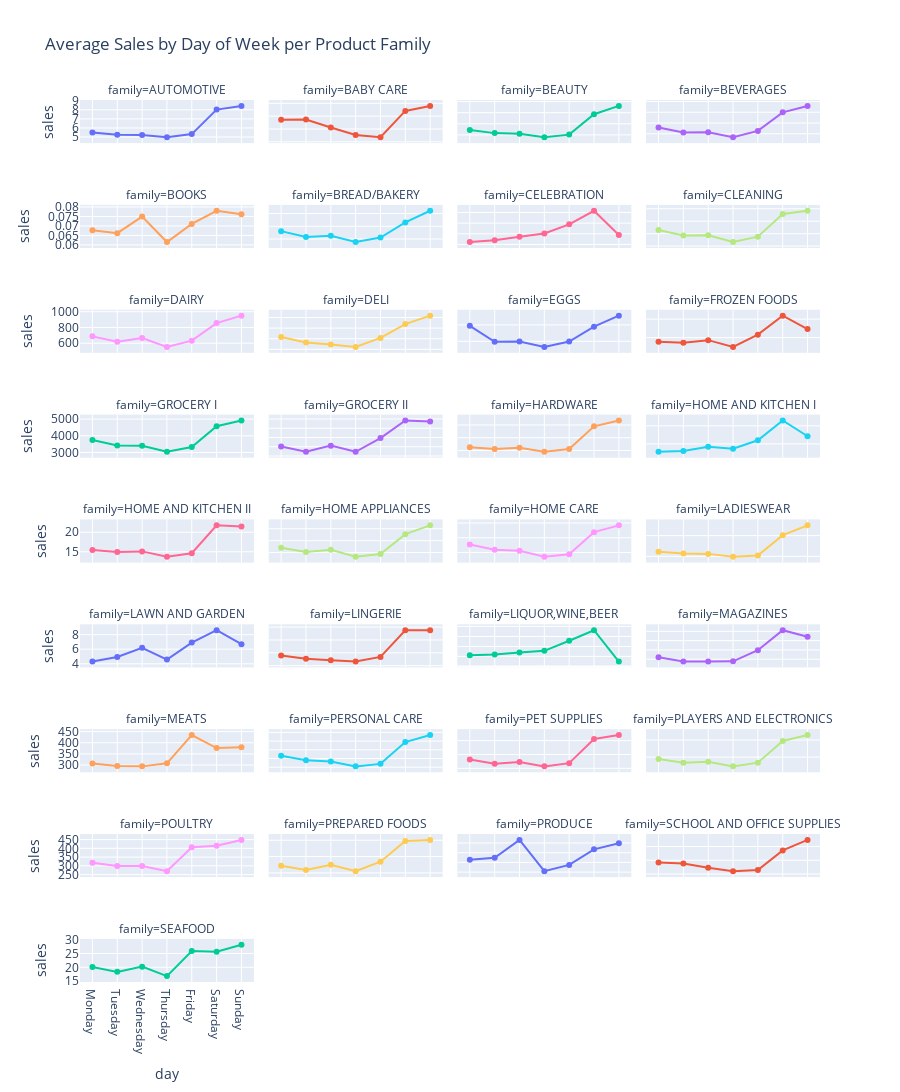

The cell this chart's notebook holds for it:
### Code cell
avg_sales_by_weekday = avg_sales_by_weekday.sort_values('day_nbr')
fig = px.line(
    avg_sales_by_weekday,
    x='day',
    y='sales',
    color='family',
    facet_col='family',
    facet_col_wrap=4,
    markers=True,
    category_orders={"day": [
        "Monday", "Tuesday", "Wednesday", "Thursday", "Friday", "Saturday", "Sunday"
    ]},
    title='Average Sales by Day of Week per Product Family'
)

fig.update_yaxes(matches=None)
fig.update_layout(height=2000,showlegend=False)

# fig.update_layout(
#     xaxis_title='Day of Week',
#     yaxis_title='Average Sales',
#     legend_title='Family',
#     width=1000,
#     height=600
# )

fig.show()

### Figure 1 — Plotly figure (JSON) as saved in the notebook; plotly's stock layout.template omitted (floating-point values rounded to 4 significant figures)
{"data": [{"hovertemplate": "family=AUTOMOTIVE<br>day=%{x}<br>sales=%{y}<extra></extra>", "legendgroup": "AUTOMOTIVE", "line": {"color": "#636efa", "dash": "solid"}, "marker": {"symbol": "circle"}, "mode": "lines+markers", "name": "AUTOMOTIVE", "orientation": "v", "showlegend": true, "type": "scatter", "x": ["Monday", "Tuesday", "Wednesday", "Thursday", "Friday", "Saturday", "Sunday"], "xaxis": "x33", "y": [5.487, 5.243, 5.221, 4.979, 5.321, 8.027, 8.432], "yaxis": "y33"}, {"hovertemplate": "family=BABY CARE<br>day=%{x}<br>sales=%{y}<extra></extra>", "legendgroup": "BABY CARE", "line": {"color": "#EF553B", "dash": "solid"}, "marker": {"symbol": "circle"}, "mode": "lines+markers", "name": "BABY CARE", "orientation": "v", "showlegend": true, "type": "scatter", "x": ["Monday", "Tuesday", "Wednesday", "Thursday", "Friday", "Saturday", "Sunday"], "xaxis": "x34", "y": [0.1143, 0.1148, 0.1024, 0.09066, 0.08719, 0.1282, 0.136], "yaxis": "y34"}, {"hovertemplate": "family=BEAUTY<br>day=%{x}<br>sales=%{y}<extra></extra>", "legendgroup": "BEAUTY", "line": {"color": "#00cc96", "dash": "solid"}, "marker": {"symbol": "circle"}, "mode": "lines+markers", "name": "BEAUTY", "orientation": "v", "showlegend": true, "type": "scatter", "x": ["Monday", "Tuesday", "Wednesday", "Thursday", "Friday", "Saturday", "Sunday"], "xaxis": "x35", "y": [3.452, 3.161, 3.106, 2.792, 3.026, 4.864, 5.61], "yaxis": "y35"}, {"hovertemplate": "family=BEVERAGES<br>day=%{x}<br>sales=%{y}<extra></extra>", "legendgroup": "BEVERAGES", "line": {"color": "#ab63fa", "dash": "solid"}, "marker": {"symbol": "circle"}, "mode": "lines+markers", "name": "BEVERAGES", "orientation": "v", "showlegend": true, "type": "scatter", "x": ["Monday", "Tuesday", "Wednesday", "Thursday", "Friday", "Saturday", "Sunday"], "xaxis": "x36", "y": [2294.0, 2065.0, 2072.0, 1842.0, 2136.0, 2996.0, 3296.0], "yaxis": "y36"}, {"hovertemplate": "family=BOOKS<br>day=%{x}<br>sales=%{y}<extra></extra>", "legendgroup": "BOOKS", "line": {"color": "#FFA15A", "dash": "solid"}, "marker": {"symbol": "circle"}, "mode": "lines+markers", "name": "BOOKS", "orientation": "v", "showlegend": true, "type": "scatter", "x": ["Monday", "Tuesday", "Wednesday", "Thursday", "Friday", "Saturday", "Sunday"], "xaxis": "x29", "y": [0.06777, 0.06619, 0.07492, 0.0615, 0.07106, 0.07799, 0.07616], "yaxis": "y29"}, {"hovertemplate": "family=BREAD/BAKERY<br>day=%{x}<br>sales=%{y}<extra></extra>", "legendgroup": "BREAD/BAKERY", "line": {"color": "#19d3f3", "dash": "solid"}, "marker": {"symbol": "circle"}, "mode": "lines+markers", "name": "BREAD/BAKERY", "orientation": "v", "showlegend": true, "type": "scatter", "x": ["Monday", "Tuesday", "Wednesday", "Thursday", "Friday", "Saturday", "Sunday"], "xaxis": "x30", "y": [461.9, 416.1, 425.1, 376.2, 412.1, 530.4, 621.8], "yaxis": "y30"}, {"hovertemplate": "family=CELEBRATION<br>day=%{x}<br>sales=%{y}<extra></extra>", "legendgroup": "CELEBRATION", "line": {"color": "#FF6692", "dash": "solid"}, "marker": {"symbol": "circle"}, "mode": "lines+markers", "name": "CELEBRATION", "orientation": "v", "showlegend": true, "type": "scatter", "x": ["Monday", "Tuesday", "Wednesday", "Thursday", "Friday", "Saturday", "Sunday"], "xaxis": "x31", "y": [6.444, 6.784, 7.431, 8.065, 9.776, 12.33, 7.772], "yaxis": "y31"}, {"hovertemplate": "family=CLEANING<br>day=%{x}<br>sales=%{y}<extra></extra>", "legendgroup": "CLEANING", "line": {"color": "#B6E880", "dash": "solid"}, "marker": {"symbol": "circle"}, "mode": "lines+markers", "name": "CLEANING", "orientation": "v", "showlegend": true, "type": "scatter", "x": ["Monday", "Tuesday", "Wednesday", "Thursday", "Friday", "Saturday", "Sunday"], "xaxis": "x32", "y": [1059.0, 969.9, 974.1, 865.5, 952.7, 1318.0, 1368.0], "yaxis": "y32"}, {"hovertemplate": "family=DAIRY<br>day=%{x}<br>sales=%{y}<extra></extra>", "legendgroup": "DAIRY", "line": {"color": "#FF97FF", "dash": "solid"}, "marker": {"symbol": "circle"}, "mode": "lines+markers", "name": "DAIRY", "orientation": "v", "showlegend": true, "type": "scatter", "x": ["Monday", "Tuesday", "Wednesday", "Thursday", "Friday", "Saturday", "Sunday"], "xaxis": "x25", "y": [687.2, 620.4, 665.3, 553.0, 632.8, 855.2, 950.4], "yaxis": "y25"}, {"hovertemplate": "family=DELI<br>day=%{x}<br>sales=%{y}<extra></extra>", "legendgroup": "DELI", "line": {"color": "#FECB52", "dash": "solid"}, "marker": {"symbol": "circle"}, "mode": "lines+markers", "name": "DELI", "orientation": "v", "showlegend": true, "type": "scatter", "x": ["Monday", "Tuesday", "Wednesday", "Thursday", "Friday", "Saturday", "Sunday"], "xaxis": "x26", "y": [258.1, 232.6, 222.4, 211.3, 253.9, 318.9, 358.8], "yaxis": "y26"}, {"hovertemplate": "family=EGGS<br>day=%{x}<br>sales=%{y}<extra></extra>", "legendgroup": "EGGS", "line": {"color": "#636efa", "dash": "solid"}, "marker": {"symbol": "circle"}, "mode": "lines+markers", "name": "EGGS", "orientation": "v", "showlegend": true, "type": "scatter", "x": ["Monday", "Tuesday", "Wednesday", "Thursday", "Friday", "Saturday", "Sunday"], "xaxis": "x27", "y": [197.1, 148.4, 149.2, 132.9, 149.2, 194.7, 228.3], "yaxis": "y27"}, {"hovertemplate": "family=FROZEN FOODS<br>day=%{x}<br>sales=%{y}<extra></extra>", "legendgroup": "FROZEN FOODS", "line": {"color": "#EF553B", "dash": "solid"}, "marker": {"symbol": "circle"}, "mode": "lines+markers", "name": "FROZEN FOODS", "orientation": "v", "showlegend": true, "type": "scatter", "x": ["Monday", "Tuesday", "Wednesday", "Thursday", "Friday", "Saturday", "Sunday"], "xaxis": "x28", "y": [139.1, 135.9, 143.1, 124.8, 158.0, 209.5, 173.0], "yaxis": "y28"}, {"hovertemplate": "family=GROCERY I<br>day=%{x}<br>sales=%{y}<extra></extra>", "legendgroup": "GROCERY I", "line": {"color": "#00cc96", "dash": "solid"}, "marker": {"symbol": "circle"}, "mode": "lines+markers", "name": "GROCERY I", "orientation": "v", "showlegend": true, "type": "scatter", "x": ["Monday", "Tuesday", "Wednesday", "Thursday", "Friday", "Saturday", "Sunday"], "xaxis": "x21", "y": [3750.0, 3415.0, 3406.0, 3042.0, 3328.0, 4578.0, 4920.0], "yaxis": "y21"}, {"hovertemplate": "family=GROCERY II<br>day=%{x}<br>sales=%{y}<extra></extra>", "legendgroup": "GROCERY II", "line": {"color": "#ab63fa", "dash": "solid"}, "marker": {"symbol": "circle"}, "mode": "lines+markers", "name": "GROCERY II", "orientation": "v", "showlegend": true, "type": "scatter", "x": ["Monday", "Tuesday", "Wednesday", "Thursday", "Friday", "Saturday", "Sunday"], "xaxis": "x22", "y": [20.03, 18.93, 20.24, 18.9, 21.87, 25.68, 25.45], "yaxis": "y22"}, {"hovertemplate": "family=HARDWARE<br>day=%{x}<br>sales=%{y}<extra></extra>", "legendgroup": "HARDWARE", "line": {"color": "#FFA15A", "dash": "solid"}, "marker": {"symbol": "circle"}, "mode": "lines+markers", "name": "HARDWARE", "orientation": "v", "showlegend": true, "type": "scatter", "x": ["Monday", "Tuesday", "Wednesday", "Thursday", "Friday", "Saturday", "Sunday"], "xaxis": "x23", "y": [1.049, 1.023, 1.043, 0.9787, 1.023, 1.379, 1.47], "yaxis": "y23"}, {"hovertemplate": "family=HOME AND KITCHEN I<br>day=%{x}<br>sales=%{y}<extra></extra>", "legendgroup": "HOME AND KITCHEN I", "line": {"color": "#19d3f3", "dash": "solid"}, "marker": {"symbol": "circle"}, "mode": "lines+markers", "name": "HOME AND KITCHEN I", "orientation": "v", "showlegend": true, "type": "scatter", "x": ["Monday", "Tuesday", "Wednesday", "Thursday", "Friday", "Saturday", "Sunday"], "xaxis": "x24", "y": [17.82, 18.03, 19.2, 18.65, 21.01, 26.48, 22.12], "yaxis": "y24"}, {"hovertemplate": "family=HOME AND KITCHEN II<br>day=%{x}<br>sales=%{y}<extra></extra>", "legendgroup": "HOME AND KITCHEN II", "line": {"color": "#FF6692", "dash": "solid"}, "marker": {"symbol": "circle"}, "mode": "lines+markers", "name": "HOME AND KITCHEN II", "orientation": "v", "showlegend": true, "type": "scatter", "x": ["Monday", "Tuesday", "Wednesday", "Thursday", "Friday", "Saturday", "Sunday"], "xaxis": "x17", "y": [15.45, 14.91, 15.1, 13.75, 14.62, 21.77, 21.45], "yaxis": "y17"}, {"hovertemplate": "family=HOME APPLIANCES<br>day=%{x}<br>sales=%{y}<extra></extra>", "legendgroup": "HOME APPLIANCES", "line": {"color": "#B6E880", "dash": "solid"}, "marker": {"symbol": "circle"}, "mode": "lines+markers", "name": "HOME APPLIANCES", "orientation": "v", "showlegend": true, "type": "scatter", "x": ["Monday", "Tuesday", "Wednesday", "Thursday", "Friday", "Saturday", "Sunday"], "xaxis": "x18", "y": [0.4398, 0.4043, 0.4227, 0.3655, 0.3872, 0.5543, 0.6285], "yaxis": "y18"}, {"hovertemplate": "family=HOME CARE<br>day=%{x}<br>sales=%{y}<extra></extra>", "legendgroup": "HOME CARE", "line": {"color": "#FF97FF", "dash": "solid"}, "marker": {"symbol": "circle"}, "mode": "lines+markers", "name": "HOME CARE", "orientation": "v", "showlegend": true, "type": "scatter", "x": ["Monday", "Tuesday", "Wednesday", "Thursday", "Friday", "Saturday", "Sunday"], "xaxis": "x19", "y": [177.2, 159.7, 155.6, 135.8, 143.9, 219.0, 242.2], "yaxis": "y19"}, {"hovertemplate": "family=LADIESWEAR<br>day=%{x}<br>sales=%{y}<extra></extra>", "legendgroup": "LADIESWEAR", "line": {"color": "#FECB52", "dash": "solid"}, "marker": {"symbol": "circle"}, "mode": "lines+markers", "name": "LADIESWEAR", "orientation": "v", "showlegend": true, "type": "scatter", "x": ["Monday", "Tuesday", "Wednesday", "Thursday", "Friday", "Saturday", "Sunday"], "xaxis": "x20", "y": [6.127, 5.685, 5.599, 4.931, 5.227, 10.1, 12.46], "yaxis": "y20"}, {"hovertemplate": "family=LAWN AND GARDEN<br>day=%{x}<br>sales=%{y}<extra></extra>", "legendgroup": "LAWN AND GARDEN", "line": {"color": "#636efa", "dash": "solid"}, "marker": {"symbol": "circle"}, "mode": "lines+markers", "name": "LAWN AND GARDEN", "orientation": "v", "showlegend": true, "type": "scatter", "x": ["Monday", "Tuesday", "Wednesday", "Thursday", "Friday", "Saturday", "Sunday"], "xaxis": "x13", "y": [4.314, 4.935, 6.2, 4.582, 6.914, 8.61, 6.7], "yaxis": "y13"}, {"hovertemplate": "family=LINGERIE<br>day=%{x}<br>sales=%{y}<extra></extra>", "legendgroup": "LINGERIE", "line": {"color": "#EF553B", "dash": "solid"}, "marker": {"symbol": "circle"}, "mode": "lines+markers", "name": "LINGERIE", "orientation": "v", "showlegend": true, "type": "scatter", "x": ["Monday", "Tuesday", "Wednesday", "Thursday", "Friday", "Saturday", "Sunday"], "xaxis": "x14", "y": [6.799, 6.533, 6.432, 6.325, 6.683, 8.756, 8.748], "yaxis": "y14"}, {"hovertemplate": "family=LIQUOR,WINE,BEER<br>day=%{x}<br>sales=%{y}<extra></extra>", "legendgroup": "LIQUOR,WINE,BEER", "line": {"color": "#00cc96", "dash": "solid"}, "marker": {"symbol": "circle"}, "mode": "lines+markers", "name": "LIQUOR,WINE,BEER", "orientation": "v", "showlegend": true, "type": "scatter", "x": ["Monday", "Tuesday", "Wednesday", "Thursday", "Friday", "Saturday", "Sunday"], "xaxis": "x15", "y": [55.97, 59.18, 69.22, 77.74, 128.4, 181.3, 24.41], "yaxis": "y15"}, {"hovertemplate": "family=MAGAZINES<br>day=%{x}<br>sales=%{y}<extra></extra>", "legendgroup": "MAGAZINES", "line": {"color": "#ab63fa", "dash": "solid"}, "marker": {"symbol": "circle"}, "mode": "lines+markers", "name": "MAGAZINES", "orientation": "v", "showlegend": true, "type": "scatter", "x": ["Monday", "Tuesday", "Wednesday", "Thursday", "Friday", "Saturday", "Sunday"], "xaxis": "x16", "y": [2.603, 2.38, 2.376, 2.388, 2.983, 4.061, 3.714], "yaxis": "y16"}, {"hovertemplate": "family=MEATS<br>day=%{x}<br>sales=%{y}<extra></extra>", "legendgroup": "MEATS", "line": {"color": "#FFA15A", "dash": "solid"}, "marker": {"symbol": "circle"}, "mode": "lines+markers", "name": "MEATS", "orientation": "v", "showlegend": true, "type": "scatter", "x": ["Monday", "Tuesday", "Wednesday", "Thursday", "Friday", "Saturday", "Sunday"], "xaxis": "x9", "y": [306.2, 295.4, 293.7, 307.4, 434.5, 376.0, 380.2], "yaxis": "y9"}, {"hovertemplate": "family=PERSONAL CARE<br>day=%{x}<br>sales=%{y}<extra></extra>", "legendgroup": "PERSONAL CARE", "line": {"color": "#19d3f3", "dash": "solid"}, "marker": {"symbol": "circle"}, "mode": "lines+markers", "name": "PERSONAL CARE", "orientation": "v", "showlegend": true, "type": "scatter", "x": ["Monday", "Tuesday", "Wednesday", "Thursday", "Friday", "Saturday", "Sunday"], "xaxis": "x10", "y": [266.0, 240.5, 233.3, 204.9, 219.3, 344.2, 384.8], "yaxis": "y10"}, {"hovertemplate": "family=PET SUPPLIES<br>day=%{x}<br>sales=%{y}<extra></extra>", "legendgroup": "PET SUPPLIES", "line": {"color": "#FF6692", "dash": "solid"}, "marker": {"symbol": "circle"}, "mode": "lines+markers", "name": "PET SUPPLIES", "orientation": "v", "showlegend": true, "type": "scatter", "x": ["Monday", "Tuesday", "Wednesday", "Thursday", "Friday", "Saturday", "Sunday"], "xaxis": "x11", "y": [3.638, 3.325, 3.456, 3.143, 3.374, 5.117, 5.397], "yaxis": "y11"}, {"hovertemplate": "family=PLAYERS AND ELECTRONICS<br>day=%{x}<br>sales=%{y}<extra></extra>", "legendgroup": "PLAYERS AND ELECTRONICS", "line": {"color": "#B6E880", "dash": "solid"}, "marker": {"symbol": "circle"}, "mode": "lines+markers", "name": "PLAYERS AND ELECTRONICS", "orientation": "v", "showlegend": true, "type": "scatter", "x": ["Monday", "Tuesday", "Wednesday", "Thursday", "Friday", "Saturday", "Sunday"], "xaxis": "x12", "y": [5.764, 5.35, 5.452, 4.912, 5.347, 7.899, 8.585], "yaxis": "y12"}, {"hovertemplate": "family=POULTRY<br>day=%{x}<br>sales=%{y}<extra></extra>", "legendgroup": "POULTRY", "line": {"color": "#FF97FF", "dash": "solid"}, "marker": {"symbol": "circle"}, "mode": "lines+markers", "name": "POULTRY", "orientation": "v", "showlegend": true, "type": "scatter", "x": ["Monday", "Tuesday", "Wednesday", "Thursday", "Friday", "Saturday", "Sunday"], "xaxis": "x5", "y": [317.5, 299.3, 298.5, 269.2, 406.8, 414.8, 448.1], "yaxis": "y5"}, {"hovertemplate": "family=PREPARED FOODS<br>day=%{x}<br>sales=%{y}<extra></extra>", "legendgroup": "PREPARED FOODS", "line": {"color": "#FECB52", "dash": "solid"}, "marker": {"symbol": "circle"}, "mode": "lines+markers", "name": "PREPARED FOODS", "orientation": "v", "showlegend": true, "type": "scatter", "x": ["Monday", "Tuesday", "Wednesday", "Thursday", "Friday", "Saturday", "Sunday"], "xaxis": "x6", "y": [88.63, 83.68, 90.04, 82.02, 93.66, 119.0, 120.4], "yaxis": "y6"}, {"hovertemplate": "family=PRODUCE<br>day=%{x}<br>sales=%{y}<extra></extra>", "legendgroup": "PRODUCE", "line": {"color": "#636efa", "dash": "solid"}, "marker": {"symbol": "circle"}, "mode": "lines+markers", "name": "PRODUCE", "orientation": "v", "showlegend": true, "type": "scatter", "x": ["Monday", "Tuesday", "Wednesday", "Thursday", "Friday", "Saturday", "Sunday"], "xaxis": "x7", "y": [1256.0, 1295.0, 1664.0, 1018.0, 1149.0, 1470.0, 1594.0], "yaxis": "y7"}, {"hovertemplate": "family=SCHOOL AND OFFICE SUPPLIES<br>day=%{x}<br>sales=%{y}<extra></extra>", "legendgroup": "SCHOOL AND OFFICE SUPPLIES", "line": {"color": "#EF553B", "dash": "solid"}, "marker": {"symbol": "circle"}, "mode": "lines+markers", "name": "SCHOOL AND OFFICE SUPPLIES", "orientation": "v", "showlegend": true, "type": "scatter", "x": ["Monday", "Tuesday", "Wednesday", "Thursday", "Friday", "Saturday", "Sunday"], "xaxis": "x8", "y": [2.843, 2.764, 2.447, 2.199, 2.285, 3.713, 4.479], "yaxis": "y8"}, {"hovertemplate": "family=SEAFOOD<br>day=%{x}<br>sales=%{y}<extra></extra>", "legendgroup": "SEAFOOD", "line": {"color": "#00cc96", "dash": "solid"}, "marker": {"symbol": "circle"}, "mode": "lines+markers", "name": "SEAFOOD", "orientation": "v", "showlegend": true, "type": "scatter", "x": ["Monday", "Tuesday", "Wednesday", "Thursday", "Friday", "Saturday", "Sunday"], "xaxis": "x", "y": [20.08, 18.35, 20.25, 16.82, 25.88, 25.64, 28.16], "yaxis": "y"}], "layout": {"annotations": [{"font": {}, "showarrow": false, "text": "family=SEAFOOD", "x": 0.1175, "xanchor": "center", "xref": "paper", "y": 0.04889, "yanchor": "bottom", "yref": "paper"}, {"font": {}, "showarrow": false, "text": "family=POULTRY", "x": 0.1175, "xanchor": "center", "xref": "paper", "y": 0.1678, "yanchor": "bottom", "yref": "paper"}, {"font": {}, "showarrow": false, "text": "family=PREPARED FOODS", "x": 0.3725, "xanchor": "center", "xref": "paper", "y": 0.1678, "yanchor": "bottom", "yref": "paper"}, {"font": {}, "showarrow": false, "text": "family=PRODUCE", "x": 0.6275, "xanchor": "center", "xref": "paper", "y": 0.1678, "yanchor": "bottom", "yref": "paper"}, {"font": {}, "showarrow": false, "text": "family=SCHOOL AND OFFICE SUPPLIES", "x": 0.8825, "xanchor": "center", "xref": "paper", "y": 0.1678, "yanchor": "bottom", "yref": "paper"}, {"font": {}, "showarrow": false, "text": "family=MEATS", "x": 0.1175, "xanchor": "center", "xref": "paper", "y": 0.2867, "yanchor": "bottom", "yref": "paper"}, {"font": {}, "showarrow": false, "text": "family=PERSONAL CARE", "x": 0.3725, "xanchor": "center", "xref": "paper", "y": 0.2867, "yanchor": "bottom", "yref": "paper"}, {"font": {}, "showarrow": false, "text": "family=PET SUPPLIES", "x": 0.6275, "xanchor": "center", "xref": "paper", "y": 0.2867, "yanchor": "bottom", "yref": "paper"}, {"font": {}, "showarrow": false, "text": "family=PLAYERS AND ELECTRONICS", "x": 0.8825, "xanchor": "center", "xref": "paper", "y": 0.2867, "yanchor": "bottom", "yref": "paper"}, {"font": {}, "showarrow": false, "text": "family=LAWN AND GARDEN", "x": 0.1175, "xanchor": "center", "xref": "paper", "y": 0.4056, "yanchor": "bottom", "yref": "paper"}, {"font": {}, "showarrow": false, "text": "family=LINGERIE", "x": 0.3725, "xanchor": "center", "xref": "paper", "y": 0.4056, "yanchor": "bottom", "yref": "paper"}, {"font": {}, "showarrow": false, "text": "family=LIQUOR,WINE,BEER", "x": 0.6275, "xanchor": "center", "xref": "paper", "y": 0.4056, "yanchor": "bottom", "yref": "paper"}, {"font": {}, "showarrow": false, "text": "family=MAGAZINES", "x": 0.8825, "xanchor": "center", "xref": "paper", "y": 0.4056, "yanchor": "bottom", "yref": "paper"}, {"font": {}, "showarrow": false, "text": "family=HOME AND KITCHEN II", "x": 0.1175, "xanchor": "center", "xref": "paper", "y": 0.5244, "yanchor": "bottom", "yref": "paper"}, {"font": {}, "showarrow": false, "text": "family=HOME APPLIANCES", "x": 0.3725, "xanchor": "center", "xref": "paper", "y": 0.5244, "yanchor": "bottom", "yref": "paper"}, {"font": {}, "showarrow": false, "text": "family=HOME CARE", "x": 0.6275, "xanchor": "center", "xref": "paper", "y": 0.5244, "yanchor": "bottom", "yref": "paper"}, {"font": {}, "showarrow": false, "text": "family=LADIESWEAR", "x": 0.8825, "xanchor": "center", "xref": "paper", "y": 0.5244, "yanchor": "bottom", "yref": "paper"}, {"font": {}, "showarrow": false, "text": "family=GROCERY I", "x": 0.1175, "xanchor": "center", "xref": "paper", "y": 0.6433, "yanchor": "bottom", "yref": "paper"}, {"font": {}, "showarrow": false, "text": "family=GROCERY II", "x": 0.3725, "xanchor": "center", "xref": "paper", "y": 0.6433, "yanchor": "bottom", "yref": "paper"}, {"font": {}, "showarrow": false, "text": "family=HARDWARE", "x": 0.6275, "xanchor": "center", "xref": "paper", "y": 0.6433, "yanchor": "bottom", "yref": "paper"}, {"font": {}, "showarrow": false, "text": "family=HOME AND KITCHEN I", "x": 0.8825, "xanchor": "center", "xref": "paper", "y": 0.6433, "yanchor": "bottom", "yref": "paper"}, {"font": {}, "showarrow": false, "text": "family=DAIRY", "x": 0.1175, "xanchor": "center", "xref": "paper", "y": 0.7622, "yanchor": "bottom", "yref": "paper"}, {"font": {}, "showarrow": false, "text": "family=DELI", "x": 0.3725, "xanchor": "center", "xref": "paper", "y": 0.7622, "yanchor": "bottom", "yref": "paper"}, {"font": {}, "showarrow": false, "text": "family=EGGS", "x": 0.6275, "xanchor": "center", "xref": "paper", "y": 0.7622, "yanchor": "bottom", "yref": "paper"}, {"font": {}, "showarrow": false, "text": "family=FROZEN FOODS", "x": 0.8825, "xanchor": "center", "xref": "paper", "y": 0.7622, "yanchor": "bottom", "yref": "paper"}, {"font": {}, "showarrow": false, "text": "family=BOOKS", "x": 0.1175, "xanchor": "center", "xref": "paper", "y": 0.8811, "yanchor": "bottom", "yref": "paper"}, {"font": {}, "showarrow": false, "text": "family=BREAD/BAKERY", "x": 0.3725, "xanchor": "center", "xref": "paper", "y": 0.8811, "yanchor": "bottom", "yref": "paper"}, {"font": {}, "showarrow": false, "text": "family=CELEBRATION", "x": 0.6275, "xanchor": "center", "xref": "paper", "y": 0.8811, "yanchor": "bottom", "yref": "paper"}, {"font": {}, "showarrow": false, "text": "family=CLEANING", "x": 0.8825, "xanchor": "center", "xref": "paper", "y": 0.8811, "yanchor": "bottom", "yref": "paper"}, {"font": {}, "showarrow": false, "text": "family=AUTOMOTIVE", "x": 0.1175, "xanchor": "center", "xref": "paper", "y": 1.0, "yanchor": "bottom", "yref": "paper"}, {"font": {}, "showarrow": false, "text": "family=BABY CARE", "x": 0.3725, "xanchor": "center", "xref": "paper", "y": 1.0, "yanchor": "bottom", "yref": "paper"}, {"font": {}, "showarrow": false, "text": "family=BEAUTY", "x": 0.6275, "xanchor": "center", "xref": "paper", "y": 1.0, "yanchor": "bottom", "yref": "paper"}, {"font": {}, "showarrow": false, "text": "family=BEVERAGES", "x": 0.8825, "xanchor": "center", "xref": "paper", "y": 1.0, "yanchor": "bottom", "yref": "paper"}], "height": 2000, "legend": {"title": {"text": "family"}, "tracegroupgap": 0}, "showlegend": false, "title": {"text": "Average Sales by Day of Week per Product Family"}, "xaxis": {"anchor": "y", "categoryarray": ["Monday", "Tuesday", "Wednesday", "Thursday", "Friday", "Saturday", "Sunday"], "categoryorder": "array", "domain": [0, 0.235], "title": {"text": "day"}}, "xaxis10": {"anchor": "y10", "domain": [0.255, 0.49], "matches": "x", "showticklabels": false}, "xaxis11": {"anchor": "y11", "domain": [0.51, 0.745], "matches": "x", "showticklabels": false}, "xaxis12": {"anchor": "y12", "domain": [0.765, 1.0], "matches": "x", "showticklabels": false}, "xaxis13": {"anchor": "y13", "domain": [0, 0.235], "matches": "x", "showticklabels": false}, "xaxis14": {"anchor": "y14", "domain": [0.255, 0.49], "matches": "x", "showticklabels": false}, "xaxis15": {"anchor": "y15", "domain": [0.51, 0.745], "matches": "x", "showticklabels": false}, "xaxis16": {"anchor": "y16", "domain": [0.765, 1.0], "matches": "x", "showticklabels": false}, "xaxis17": {"anchor": "y17", "domain": [0, 0.235], "matches": "x", "showticklabels": false}, "xaxis18": {"anchor": "y18", "domain": [0.255, 0.49], "matches": "x", "showticklabels": false}, "xaxis19": {"anchor": "y19", "domain": [0.51, 0.745], "matches": "x", "showticklabels": false}, "xaxis2": {"anchor": "y2", "categoryarray": ["Monday", "Tuesday", "Wednesday", "Thursday", "Friday", "Saturday", "Sunday"], "categoryorder": "array", "domain": [0.255, 0.49], "matches": "x", "title": {"text": "day"}}, "xaxis20": {"anchor": "y20", "domain": [0.765, 1.0], "matches": "x", "showticklabels": false}, "xaxis21": {"anchor": "y21", "domain": [0, 0.235], "matches": "x", "showticklabels": false}, "xaxis22": {"anchor": "y22", "domain": [0.255, 0.49], "matches": "x", "showticklabels": false}, "xaxis23": {"anchor": "y23", "domain": [0.51, 0.745], "matches": "x", "showticklabels": false}, "xaxis24": {"anchor": "y24", "domain": [0.765, 1.0], "matches": "x", "showticklabels": false}, "xaxis25": {"anchor": "y25", "domain": [0, 0.235], "matches": "x", "showticklabels": false}, "xaxis26": {"anchor": "y26", "domain": [0.255, 0.49], "matches": "x", "showticklabels": false}, "xaxis27": {"anchor": "y27", "domain": [0.51, 0.745], "matches": "x", "showticklabels": false}, "xaxis28": {"anchor": "y28", "domain": [0.765, 1.0], "matches": "x", "showticklabels": false}, "xaxis29": {"anchor": "y29", "domain": [0, 0.235], "matches": "x", "showticklabels": false}, "xaxis3": {"anchor": "y3", "categoryarray": ["Monday", "Tuesday", "Wednesday", "Thursday", "Friday", "Saturday", "Sunday"], "categoryorder": "array", "domain": [0.51, 0.745], "matches": "x", "title": {"text": "day"}}, "xaxis30": {"anchor": "y30", "domain": [0.255, 0.49], "matches": "x", "showticklabels": false}, "xaxis31": {"anchor": "y31", "domain": [0.51, 0.745], "matches": "x", "showticklabels": false}, "xaxis32": {"anchor": "y32", "domain": [0.765, 1.0], "matches": "x", "showticklabels": false}, "xaxis33": {"anchor": "y33", "domain": [0, 0.235], "matches": "x", "showticklabels": false}, "xaxis34": {"anchor": "y34", "domain": [0.255, 0.49], "matches": "x", "showticklabels": false}, "xaxis35": {"anchor": "y35", "domain": [0.51, 0.745], "matches": "x", "showticklabels": false}, "xaxis36": {"anchor": "y36", "domain": [0.765, 1.0], "matches": "x", "showticklabels": false}, "xaxis4": {"anchor": "y4", "categoryarray": ["Monday", "Tuesday", "Wednesday", "Thursday", "Friday", "Saturday", "Sunday"], "categoryorder": "array", "domain": [0.765, 1.0], "matches": "x", "title": {"text": "day"}}, "xaxis5": {"anchor": "y5", "domain": [0, 0.235], "matches": "x", "showticklabels": false}, "xaxis6": {"anchor": "y6", "domain": [0.255, 0.49], "matches": "x", "showticklabels": false}, "xaxis7": {"anchor": "y7", "domain": [0.51, 0.745], "matches": "x", "showticklabels": false}, "xaxis8": {"anchor": "y8", "domain": [0.765, 1.0], "matches": "x", "showticklabels": false}, "xaxis9": {"anchor": "y9", "domain": [0, 0.235], "matches": "x", "showticklabels": false}, "yaxis": {"anchor": "x", "domain": [0, 0.04889], "title": {"text": "sales"}}, "yaxis10": {"anchor": "x10", "domain": [0.2378, 0.2867], "showticklabels": false}, "yaxis11": {"anchor": "x11", "domain": [0.2378, 0.2867], "showticklabels": false}, "yaxis12": {"anchor": "x12", "domain": [0.2378, 0.2867], "showticklabels": false}, "yaxis13": {"anchor": "x13", "domain": [0.3567, 0.4056], "title": {"text": "sales"}}, "yaxis14": {"anchor": "x14", "domain": [0.3567, 0.4056], "showticklabels": false}, "yaxis15": {"anchor": "x15", "domain": [0.3567, 0.4056], "showticklabels": false}, "yaxis16": {"anchor": "x16", "domain": [0.3567, 0.4056], "showticklabels": false}, "yaxis17": {"anchor": "x17", "domain": [0.4756, 0.5244], "title": {"text": "sales"}}, "yaxis18": {"anchor": "x18", "domain": [0.4756, 0.5244], "showticklabels": false}, "yaxis19": {"anchor": "x19", "domain": [0.4756, 0.5244], "showticklabels": false}, "yaxis2": {"anchor": "x2", "domain": [0, 0.04889], "showticklabels": false}, "yaxis20": {"anchor": "x20", "domain": [0.4756, 0.5244], "showticklabels": false}, "yaxis21": {"anchor": "x21", "domain": [0.5944, 0.6433], "title": {"text": "sales"}}, "yaxis22": {"anchor": "x22", "domain": [0.5944, 0.6433], "showticklabels": false}, "yaxis23": {"anchor": "x23", "domain": [0.5944, 0.6433], "showticklabels": false}, "yaxis24": {"anchor": "x24", "domain": [0.5944, 0.6433], "showticklabels": false}, "yaxis25": {"anchor": "x25", "domain": [0.7133, 0.7622], "title": {"text": "sales"}}, "yaxis26": {"anchor": "x26", "domain": [0.7133, 0.7622], "showticklabels": false}, "yaxis27": {"anchor": "x27", "domain": [0.7133, 0.7622], "showticklabels": false}, "yaxis28": {"anchor": "x28", "domain": [0.7133, 0.7622], "showticklabels": false}, "yaxis29": {"anchor": "x29", "domain": [0.8322, 0.8811], "title": {"text": "sales"}}, "yaxis3": {"anchor": "x3", "domain": [0, 0.04889], "showticklabels": false}, "yaxis30": {"anchor": "x30", "domain": [0.8322, 0.8811], "showticklabels": false}, "yaxis31": {"anchor": "x31", "domain": [0.8322, 0.8811], "showticklabels": false}, "yaxis32": {"anchor": "x32", "domain": [0.8322, 0.8811], "showticklabels": false}, "yaxis33": {"anchor": "x33", "domain": [0.9511, 1.0], "title": {"text": "sales"}}, "yaxis34": {"anchor": "x34", "domain": [0.9511, 1.0], "showticklabels": false}, "yaxis35": {"anchor": "x35", "domain": [0.9511, 1.0], "showticklabels": false}, "yaxis36": {"anchor": "x36", "domain": [0.9511, 1.0], "showticklabels": false}, "yaxis4": {"anchor": "x4", "domain": [0, 0.04889], "showticklabels": false}, "yaxis5": {"anchor": "x5", "domain": [0.1189, 0.1678], "title": {"text": "sales"}}, "yaxis6": {"anchor": "x6", "domain": [0.1189, 0.1678], "showticklabels": false}, "yaxis7": {"anchor": "x7", "domain": [0.1189, 0.1678], "showticklabels": false}, "yaxis8": {"anchor": "x8", "domain": [0.1189, 0.1678], "showticklabels": false}, "yaxis9": {"anchor": "x9", "domain": [0.2378, 0.2867], "title": {"text": "sales"}}}}
